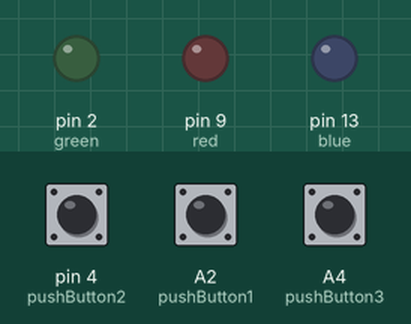
Bench run of a sketch on a simulated Arduino Uno, built with avr-gcc and run on an emulated ATmega328P. On the bench: output pins drawn as LEDs (lit = HIGH). Dashed ring = blinking. The inputs (shaded band) are chosen by the test bench; at power-on: pin 4 (pushButton2) LOW, A4 (pushButton3) LOW, A2 (pushButton1) LOW.

Above: at 1.2 s.
1.3 s: pin 4 (pushButton2) pulled HIGH for 0.15 s
At 1.7 s:
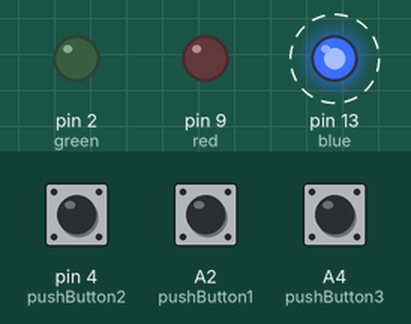
4.4 s: A4 (pushButton3) pulled HIGH for 3.2 s
At 9.1 s:
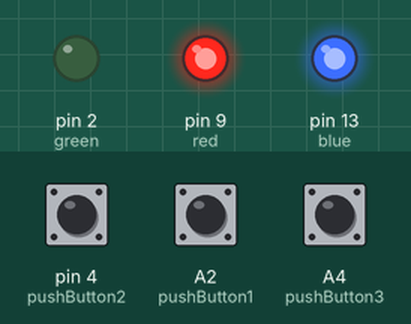
10.6 s: A2 (pushButton1) pulled HIGH for 3.2 s
At 12.75 s:
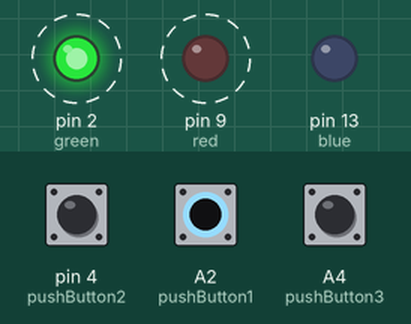
15.3 s: pin 4 (pushButton2) pulled HIGH for 1 s
At 17.7 s:
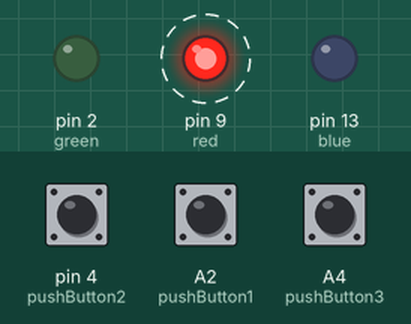
19.3 s: pin 4 (pushButton2) pulled HIGH for 3.2 s
At 21.7 s:
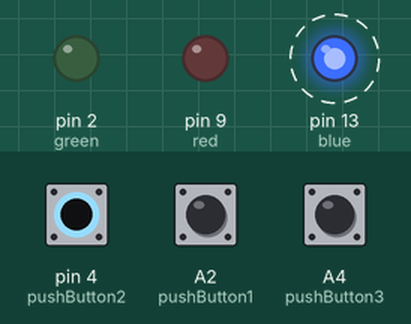
Timing chart, 0 to 25.0 s (numbered marks = the images above; inputs shaded):
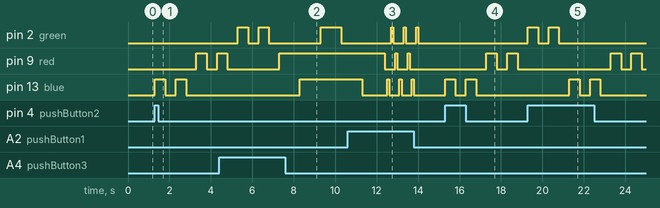

The sketch:

Arduino_Homework_1.ino
```cpp
/*
  Name: Ronit Singh
  Date: 10 June 2021
  HW: Arduino Homework 1
*/

// 3 Switchces
const int pushButton1 = A2;
const int pushButton2 = 4;
const int pushButton3 = A4;

// 3 LED Lights
const int blue = 13;
const int red = 9;
const int green = 2;

void setup() {
  // initialize serial communication at 9600 bits per second:
  Serial.begin(9600);
  // make the pushbutton's pin an input and LED's pin an output:
  pinMode(pushButton1, INPUT);
  pinMode(pushButton2, INPUT);
  pinMode(pushButton3, INPUT);
  pinMode(blue, OUTPUT);
  pinMode(red, OUTPUT);
  pinMode(green, OUTPUT);
}

// the loop routine runs over and over again forever:
void loop() {
  // read the input pin:
  int buttonState1 = digitalRead(pushButton1);
  int buttonState2 = digitalRead(pushButton2);
  int buttonState3 = digitalRead(pushButton3);

  // according to the states of the button, perform specific action

  // Button/Switch 1 pressed
  if (buttonState1 == HIGH) {
    digitalWrite(red, HIGH);
    delay(100);
    digitalWrite(red, LOW);
    delay(100);

    digitalWrite(blue, HIGH);
    delay(100);
    digitalWrite(blue, LOW);
    delay(100);

    digitalWrite(green, HIGH);
    delay(100);
    digitalWrite(green, LOW);
    delay(100);
  }

  // Button/Switch 2 pressed
  else if (buttonState2 == HIGH) {
    digitalWrite(blue, HIGH);
    delay(500);
    digitalWrite(blue, LOW);
    delay(500);
    digitalWrite(blue, HIGH);
    delay(500);
    digitalWrite(blue, LOW);
    delay(500);

    digitalWrite(red, HIGH);
    delay(500);
    digitalWrite(red, LOW);
    delay(500);
    digitalWrite(red, HIGH);
    delay(500);
    digitalWrite(red, LOW);
    delay(500);

    digitalWrite(green, HIGH);
    delay(500);
    digitalWrite(green, LOW);
    delay(500);
    digitalWrite(green, HIGH);
    delay(500);
    digitalWrite(green, LOW);
    delay(500);


  }

  // Button/Switch 3 pressed
  else if (buttonState3 == HIGH) {
    digitalWrite(red, HIGH);
    delay(1000);
    digitalWrite(blue, HIGH);
    delay(1000);
    digitalWrite(green, HIGH);
    delay(1000);
    digitalWrite(green, LOW);
    delay(1000);
    digitalWrite(blue, LOW);
    delay(1000);
    digitalWrite(red, LOW);
  }
}
```

Measured:
- after the input at 1.3 s, pin 9 (red): LOW → HIGH after 2.0 s, → LOW 0.50 s later, → HIGH 0.50 s later; pin 13 (blue): alternates HIGH for 0.50 s and LOW for 0.50 s, 4 changes in all, then stays LOW, starting at once
- after the input at 4.4 s, pin 13 (blue): LOW → HIGH after 3.9 s
- after the input at 10.6 s, pin 2 (green): alternates HIGH for 0.10 s and LOW for 0.50 s, 6 changes in all, then stays LOW, starting after 2.1 s
- after the input at 15.3 s, pin 9 (red): alternates HIGH for 0.50 s and LOW for 0.50 s, starting after 2.0 s; pin 13 (blue): alternates HIGH for 0.50 s and LOW for 0.50 s, 4 changes in all, then stays LOW, starting at once
- after the input at 19.3 s, pin 9 (red): alternates HIGH for 0.50 s and LOW for 0.50 s, starting after 4.0 s; pin 13 (blue): alternates HIGH for 0.50 s and LOW for 0.50 s, 4 changes in all, then stays LOW, starting after 2.0 s
